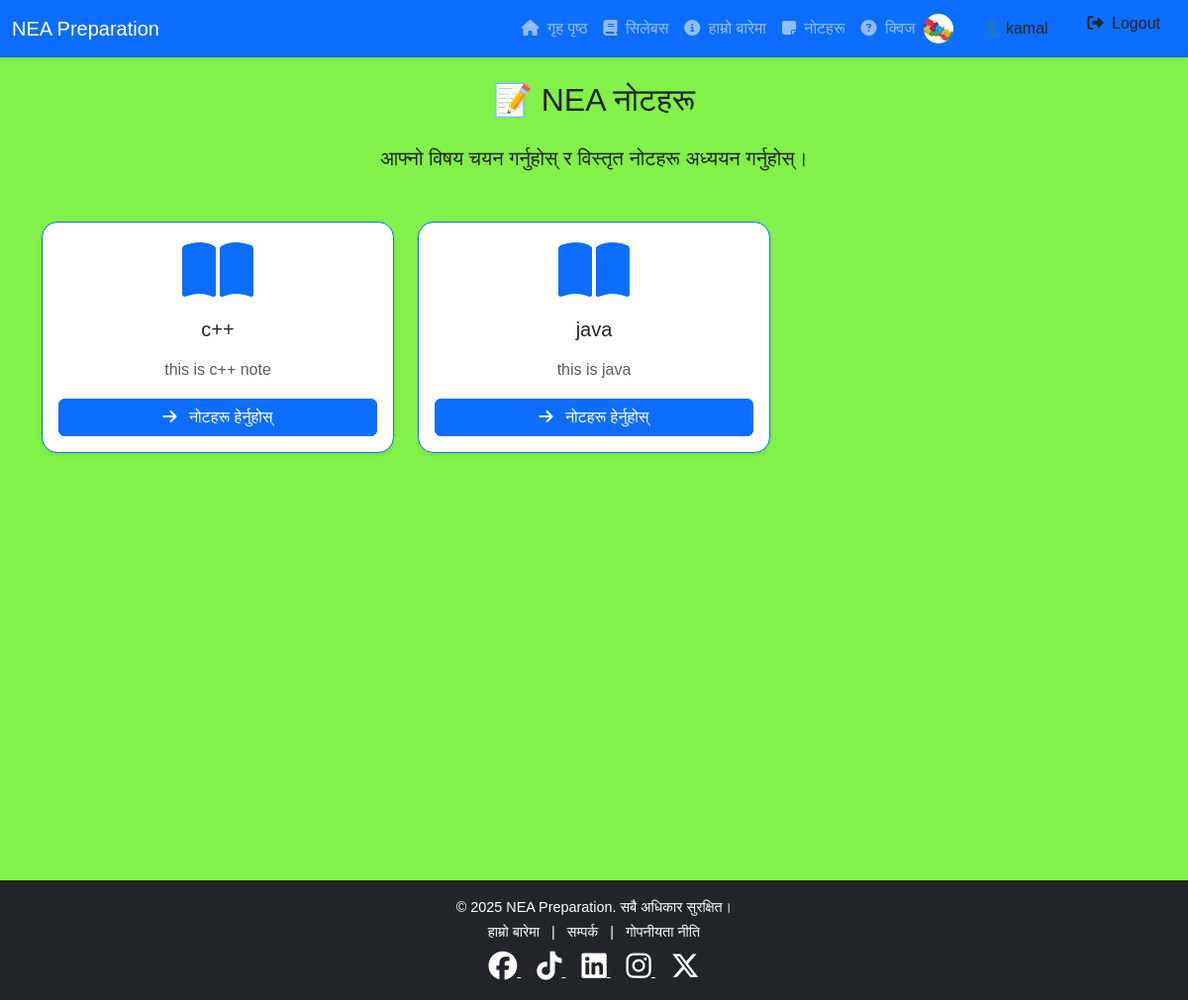
Screenshot of /notes/ (signed in) with the database file from the repository.
### accounts/models.py (models this page shows, shortened)
class Profile(models.Model):
    user = models.OneToOneField(User, on_delete=models.CASCADE)
    bio = models.TextField(blank=True)
    profile_pic = models.ImageField(upload_to='profile_pics/', blank=True, null=True)
    joined_at = models.DateTimeField(auto_now_add=True)

### notes/models.py (models this page shows, shortened)
class Subject(models.Model):
    name = models.CharField(max_length=100, unique=True)
    slug = models.SlugField(max_length=100, unique=True, blank=True)
    description = models.TextField(blank=True)

### notes/views.py (the view)
# urls.py: path('', views.subject_list_view, name='subject_list'), # /notes/
def subject_list_view(request):
    subjects = Subject.objects.all().order_by('name')
    context = {
        'subjects': subjects,
        'page_title': 'नोटहरू - विषयहरू',
    }
    return render(request, 'subject_list.html', context)

### templates/subject_list.html (shortened to what this page needs)
{% extends 'base.html' %}
{% load static %}
{% block content %}
    <h2 class="mb-4 text-center">📝 NEA नोटहरू</h2>
    <p class="lead text-center mb-5">आफ्नो विषय चयन गर्नुहोस् र विस्तृत नोटहरू अध्ययन गर्नुहोस्।</p>
    {% if subjects %}
        <div class="row row-cols-1 row-cols-md-2 row-cols-lg-3 g-4">
            {% for subject in subjects %}
                <div class="col">
                    <div class="card h-100 shadow-sm border-primary">
                        <div class="card-body d-flex flex-column text-center">
                            <i class="fas fa-book-open fa-4x text-primary mb-3"></i>
                            <h5 class="card-title mb-3">{{ subject.name }}</h5>
                            <p class="card-text text-muted flex-grow-1">
                                {{ subject.description|default:"यस विषयका महत्त्वपूर्ण नोटहरू यहाँ फेला पार्नुहोस्।" }}
                            </p>
                            <div class="d-grid mt-auto">
                                <a href="{% url 'notes:topic_list_and_detail' subject_slug=subject.slug %}" class="btn btn-primary">
                                    <i class="fas fa-arrow-right me-2"></i> नोटहरू हेर्नुहोस्
                                </a>
                            </div>
                        </div>
                    </div>
                </div>
            {% endfor %}
        </div>
    {% else %}
        <p class="alert alert-info text-center">अहिलेसम्म कुनै विषयहरू उपलब्ध छैनन्। कृपया एडमिन प्यानलबाट थप्नुहोस्।</p>
    {% endif %}
{% endblock %}

### templates/base.html (shortened to what this page needs)
<!DOCTYPE html>
{% load static %}
<html>
<head>
  <link href="https://cdn.jsdelivr.net/npm/bootstrap@5.3.3/dist/css/bootstrap.min.css" rel="stylesheet">
  <link rel="stylesheet" href="https://cdnjs.cloudflare.com/ajax/libs/font-awesome/6.5.2/css/all.min.css" />
  <link rel="stylesheet" href="{% static 'css/style.css' %}">
  <link href="https://unpkg.com/aos@2.3.1/dist/aos.css" rel="stylesheet">
</head>
<body>
<nav class="navbar navbar-expand-lg navbar-dark bg-primary shadow-sm sticky-top">
  <div class="container-fluid">
    <a class="navbar-brand" href="{% url 'home' %}">NEA Preparation</a>
    <div class="collapse navbar-collapse" id="navbarNav">
      <ul class="navbar-nav ms-auto">
        <li class="nav-item">
          <a class="nav-link" href="{% url 'home' %}">
              <i class="fas fa-home me-1"></i> गृह पृष्ठ
          </a>
        </li>
        <li class="nav-item">
          <a class="nav-link" href="{% url 'syllabus:faculty_list' %}">
              <i class="fas fa-book me-1"></i> सिलेबस
          </a>
        </li>
        <li class="nav-item">
          <a class="nav-link" href="{% url 'about' %}">
              <i class="fas fa-info-circle me-1"></i> हाम्रो बारेमा
          </a>
        </li>
        <li class="nav-item">
          <a class="nav-link" href="{% url 'notes:subject_list' %}">
              <i class="fas fa-sticky-note me-1"></i> नोटहरू
          </a>
        </li>
        <li class="nav-item">
          <a class="nav-link" href="{% url 'quiz:quiz_list' %}">
              <i class="fas fa-question-circle me-1"></i> क्विज
          </a>
        </li>
      {% if user.is_authenticated %}
  <li class="nav-item d-flex align-items-center">
    {% if user.profile.profile_pic %}
      <img src="{{ user.profile.profile_pic.url }}" alt="Profile Photo"
           style="height:30px; width:30px; border-radius:50%; object-fit:cover; margin-right: 5px;">
    {% else %}
      <i class="fas fa-user-circle fa-lg text-white me-2"></i>
    {% endif %}
    <a class="nav-link btn btn-light text-dark px-3 py-1 ms-2" href="{% url 'profile' %}">
      👤 {{ user.username }}
    </a>
  </li>
  <li class="nav-item">
    <form method="POST" action="{% url 'logout' %}">
      <button class="btn btn-light text-dark px-3 py-1 ms-2 nav-link" type="submit">
        <i class="fas fa-sign-out-alt me-1"></i> Logout
      </button>
    </form>
  </li>
{% endif %}
      </ul>
    </div>
  </div>
</nav>
<div class="container mt-4 mb-5" style="min-height: calc(110vh - 120px);">
  {% block content %}
  {% endblock %}
</div>
<footer class="footer bg-dark text-white py-3 mt-auto">
  <div class="container text-center">
    <p>&copy; {% now "Y" %} NEA Preparation. सबै अधिकार सुरक्षित।</p>
    <p>
      <a href="{% url 'about' %}" class="text-white mx-2 text-decoration-none">हाम्रो बारेमा</a> |
      <a href="#" class="text-white mx-2 text-decoration-none">सम्पर्क</a> |
      <a href="#" class="text-white mx-2 text-decoration-none">गोपनीयता नीति</a>
    </p>
    <div class="social-icons mt-2">
      <a href="https://www.facebook.com/your-page-id" target="_blank" class="text-white mx-2">
        <i class="fab fa-facebook fa-2x"></i>
      </a>
      <a href="https://www.tiktok.com/@your-tiktok-id" target="_blank" class="text-white mx-2">
        <i class="fab fa-tiktok fa-2x"></i>
      </a>
      <a href="https://www.linkedin.com/in/your-profile-id" target="_blank" class="text-white mx-2">
        <i class="fab fa-linkedin fa-2x"></i>
      </a>
      <a href="https://www.instagram.com/your-instagram-id" target="_blank" class="text-white mx-2">
        <i class="fab fa-instagram fa-2x"></i>
      </a>
      <a href="https://twitter.com/your-twitter-id" target="_blank" class="text-white mx-2">
        <i class="fab fa-x-twitter fa-2x"></i>
      </a>
    </div>
  </div>
</footer>
</body>
</html>

### static/css/style.css (style rules this page uses)
body { font-family: 'Poppins', sans-serif; line-height: 1.6; background-color: #82f14a; color: #212529; }
.card { transition: all 0.3s ease; border-radius: 16px; }
.card-body i { transition: transform 0.3s ease; }
footer { background-color: #1e1e1e; color: white; padding: 1rem 0; font-size: 0.9rem; margin-top: 5rem; }
.footer p, .footer .social-icons { margin-bottom: 0.1rem; }

### rows the page displays
Subject: name "c++", description "this is c++ note"
Subject: name "java", description "this is java"

### other values shown
{{ user.username }} "kamal"
